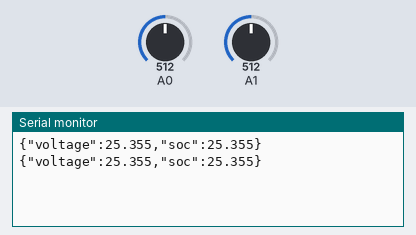
Recording of a sketch running on a simulated Arduino Uno, built with avr-gcc and run on an emulated ATmega328P. On the bench: the last lines printed to the serial monitor. Inputs (shaded band) come from the test bench; at power-on: A0 = 512, A1 = 512.

Above: at 10.8 s.
10.9 s: A0 set to 716
At 20.7 s:
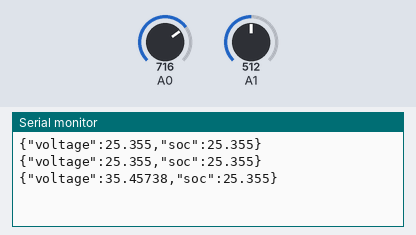
20.9 s: A1 set to 716
At 30.7 s:
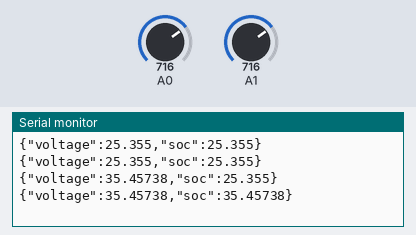
30.9 s: A0 set to 900
At 40.7 s:
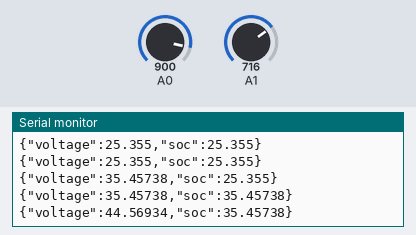
40.9 s: A1 set to 900
At 51.1 s:
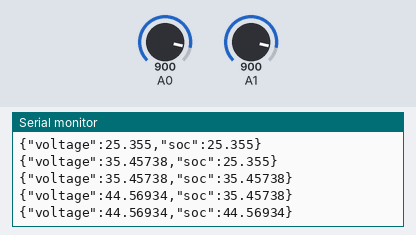
Timing chart, 0 to 51.9 s (numbered marks = the images above; inputs shaded):
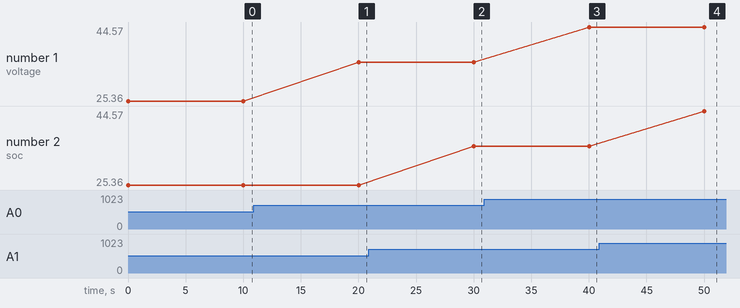

The sketch:

batterymonitor.ino
```cpp
#include <ArduinoJson.h>

int analogSoCInput = 1;
int analogVoltInput = 0;
float arduinoVoltage = 4.61;
int delaytime = 10000;
StaticJsonDocument<48> doc;

void setup() {
    pinMode(analogSoCInput, INPUT); //assigning the input port
    pinMode(analogVoltInput, INPUT); //assigning the input port
    Serial.begin(9600);
    //while (!Serial) {
    //; // wait for serial port to connect. Needed for native USB port only
    //}
}

float measureVoltage(int analogInput) {
    float Vout = 0.00;
    float Vin = 0.00;
    float R1 = 100000.00; // resistance of R1 (100K)
    float R2 = 10000.00; // resistance of R2 (10K)
    int val = 0;

    val = analogRead(analogInput);//reads the analog input
    Vout = (val * arduinoVoltage) / 1024.00; // formula for calculating voltage out i.e. V+, here 5.00
    Vin = Vout / (R2/(R1+R2)); // formula for calculating voltage in i.e. GND
    if (Vin<0.09) {//condition
        Vin=0.00;//statement to quash undesired reading !
    }
    return Vin;
}

void loop() {
    doc["voltage"] = measureVoltage(analogVoltInput);
    doc["soc"] = measureVoltage(analogSoCInput);
    serializeJson(doc, Serial);
    Serial.println();
    delay(delaytime); //for maintaining the speed of the output in serial moniter
}
```

Measured:
- after the input at 10.9 s, the serial monitor: prints a new line after 9.1 s (image 1)
- after the input at 20.9 s, the serial monitor: prints a new line after 9.1 s (image 2)
- after the input at 30.9 s, the serial monitor: prints a new line after 9.1 s (image 3)
- after the input at 40.9 s, the serial monitor: prints a new line after 9.1 s (image 4)
- plotted number 1: 25.36 → 35.46 after the input at 10.9 s, 35.46 → 44.57 after the input at 30.9 s
